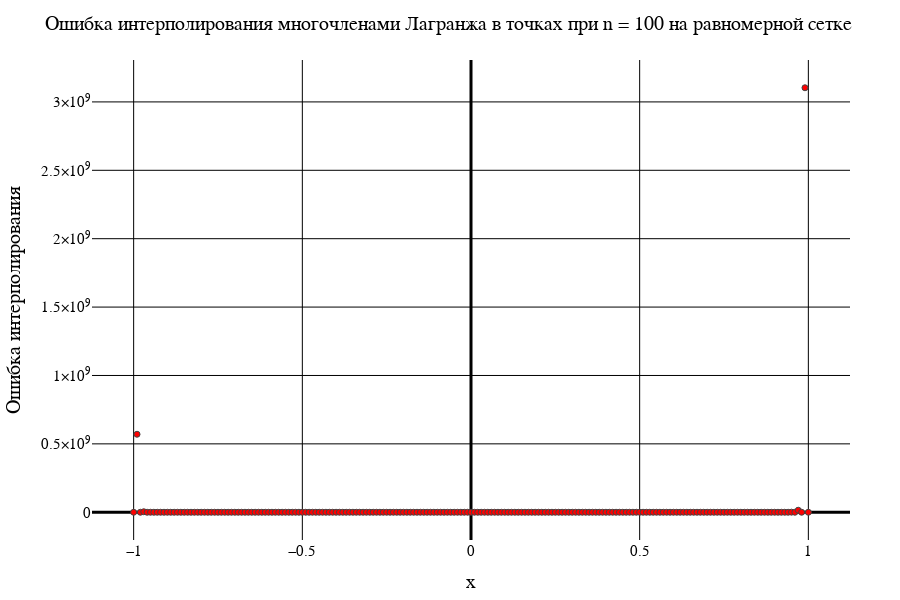

Write notebook code for a chart like this one.
### Code cell
data1[2]

### Figure 1 — Plotly figure (JSON) as saved in the notebook; plotly's stock layout.template omitted (floating-point values rounded to 4 significant figures; data arrays with more than 128 entries replaced by an {"elided": "..."} marker saying what was removed)
{"data": [{"marker": {"color": "red", "line": {"width": 1}, "showline": true}, "mode": "markers", "type": "scatter", "x": {"elided": "201 float values"}, "y": {"elided": "201 float values"}}], "layout": {"coloraxis": {"outlinecolor": "black"}, "font": {"color": "black", "family": "Times New Roman"}, "height": 600, "margin": {"b": 50, "l": 50, "r": 50, "t": 60}, "paper_bgcolor": "white", "plot_bgcolor": "white", "title": {"autosize": false, "font": {"color": "black", "family": "Times New Roman", "size": 20}, "paper_bgcolor": "red", "text": "Ошибка интерполирования многочленами Лагранжа в точках при n = 100 на равномерной сетке"}, "width": 900, "xaxis": {"color": "black", "gridcolor": "black", "gridwidth": 1, "tickfont": {"size": 15}, "title": {"font": {"color": "black", "family": "Times New Roman", "size": 20}, "text": "x"}, "zerolinecolor": "black", "zerolinewidth": 3}, "yaxis": {"exponentformat": "power", "gridcolor": "black", "gridwidth": 1, "tickfont": {"size": 15}, "title": {"font": {"color": "black", "family": "Times New Roman", "size": 20}, "text": "Ошибка интерполирования"}, "zerolinecolor": "black", "zerolinewidth": 3}}}
